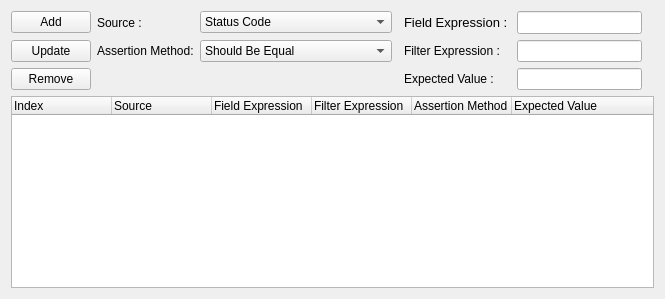
              <widget class="QWidget" name="tab_40">
               <attribute name="title">
                <string>Assertion</string>
               </attribute>
               <layout class="QHBoxLayout" name="horizontalLayout_12">
                <item>
                 <layout class="QGridLayout" name="gridLayout_23">
                  <item row="3" column="0" colspan="9">
                   <widget class="QTreeWidget" name="table_tc_assertion_rule">
                    <column>
                     <property name="text">
                      <string>Index</string>
                     </property>
                    </column>
                    <column>
                     <property name="text">
                      <string>Source</string>
                     </property>
                    </column>
                    <column>
                     <property name="text">
                      <string>Field Expression</string>
                     </property>
                    </column>
                    <column>
                     <property name="text">
                      <string>Filter Expression</string>
                     </property>
                    </column>
                    <column>
                     <property name="text">
                      <string>Assertion Method</string>
                     </property>
                    </column>
                    <column>
                     <property name="text">
                      <string>Expected Value</string>
                     </property>
                    </column>
                   </widget>
                  </item>
                  <item row="1" column="6">
                   <widget class="QLineEdit" name="textbox_tc_assertion_rule_expression"/>
                  </item>
                  <item row="2" column="6">
                   <widget class="QLineEdit" name="textbox_tc_assertion_rule_expected_value"/>
                  </item>
                  <item row="0" column="0">
                   <widget class="QPushButton" name="btn_tc_add_assertion_rule">
                    <property name="text">
                     <string>Add</string>
                    </property>
                   </widget>
                  </item>
                  <item row="2" column="5">
                   <widget class="QLabel" name="label_10">
                    <property name="text">
                     <string>Expected Value : </string>
                    </property>
                   </widget>
                  </item>
                  <item row="1" column="5">
                   <widget class="QLabel" name="label_11">
                    <property name="text">
                     <string>Filter Expression : </string>
                    </property>
                   </widget>
                  </item>
                  <item row="0" column="5">
                   <widget class="QLabel" name="label_16">
                    <property name="font">
                     <font>
                      <family>Segoe UI</family>
                      <pointsize>10</pointsize>
                     </font>
                    </property>
                    <property name="text">
                     <string>Field Expression : </string>
                    </property>
                   </widget>
                  </item>
                  <item row="0" column="6">
                   <widget class="QLineEdit" name="textbox_tc_assertion_rule_field_expression">
                    <property name="font">
                     <font>
                      <family>Segoe UI</family>
                      <pointsize>10</pointsize>
                     </font>
                    </property>
                   </widget>
                  </item>
                  <item row="0" column="3">
                   <widget class="QComboBox" name="comboBox_tc_assertion_source">
                    <item>
                     <property name="text">
                      <string>Status Code</string>
                     </property>
                    </item>
                    <item>
                     <property name="text">
                      <string>Body</string>
                     </property>
                    </item>
                    <item>
                     <property name="text">
                      <string>Header</string>
                     </property>
                    </item>
                   </widget>
                  </item>
                  <item row="1" column="3">
                   <widget class="QComboBox" name="comboBox_tc_assertion_method">
                    <property name="maximumSize">
                     <size>
                      <width>16777215</width>
                      <height>16777215</height>
                     </size>
                    </property>
                    <item>
                     <property name="text">
                      <string>Should Be Equal</string>
                     </property>
                    </item>
                    <item>
                     <property name="text">
                      <string>Should Be True</string>
                     </property>
                    </item>
                    <item>
                     <property name="text">
                      <string>Should Be Contain</string>
                     </property>
                    </item>
                    <item>
                     <property name="text">
                      <string>Should Not Contain</string>
                     </property>
                    </item>
                    <item>
                     <property name="text">
                      <string>Should Be Empty</string>
                     </property>
                    </item>
                    <item>
                     <property name="text">
                      <string>Should Not Be Empty</string>
                     </property>
                    </item>
                    <item>
                     <property name="text">
                      <string>Should Not Be True</string>
                     </property>
                    </item>
                    <item>
                     <property name="text">
                      <string>Should Be Equal</string>
                     </property>
                    </item>
                    <item>
                     <property name="text">
                      <string>Should Be Equal As Integers</string>
                     </property>
                    </item>
                    <item>
                     <property name="text">
                      <string>Should Be Equal As Numbers</string>
                     </property>
                    </item>
                    <item>
                     <property name="text">
                      <string>Should Be Equal As Strings</string>
                     </property>
                    </item>
                   </widget>
                  </item>
                  <item row="0" column="1" colspan="2">
                   <widget class="QLabel" name="label_assertion_type_4">
                    <property name="text">
                     <string>Source :</string>
                    </property>
                   </widget>
                  </item>
                  <item row="1" column="1" colspan="2">
                   <widget class="QLabel" name="label_assertion_type_6">
                    <property name="text">
                     <string>Assertion Method:</string>
                    </property>
                   </widget>
                  </item>
                  <item row="2" column="0">
                   <widget class="QPushButton" name="btn_tc_remove_assertion_rule">
                    <property name="text">
                     <string>Remove</string>
                    </property>
                   </widget>
                  </item>
                  <item row="1" column="0">
                   <widget class="QPushButton" name="btn_tc_update_assertion_rule">
                    <property name="text">
                     <string>Update</string>
                    </property>
                   </widget>
                  </item>
                 </layout>
                </item>
               </layout>
              </widget>
